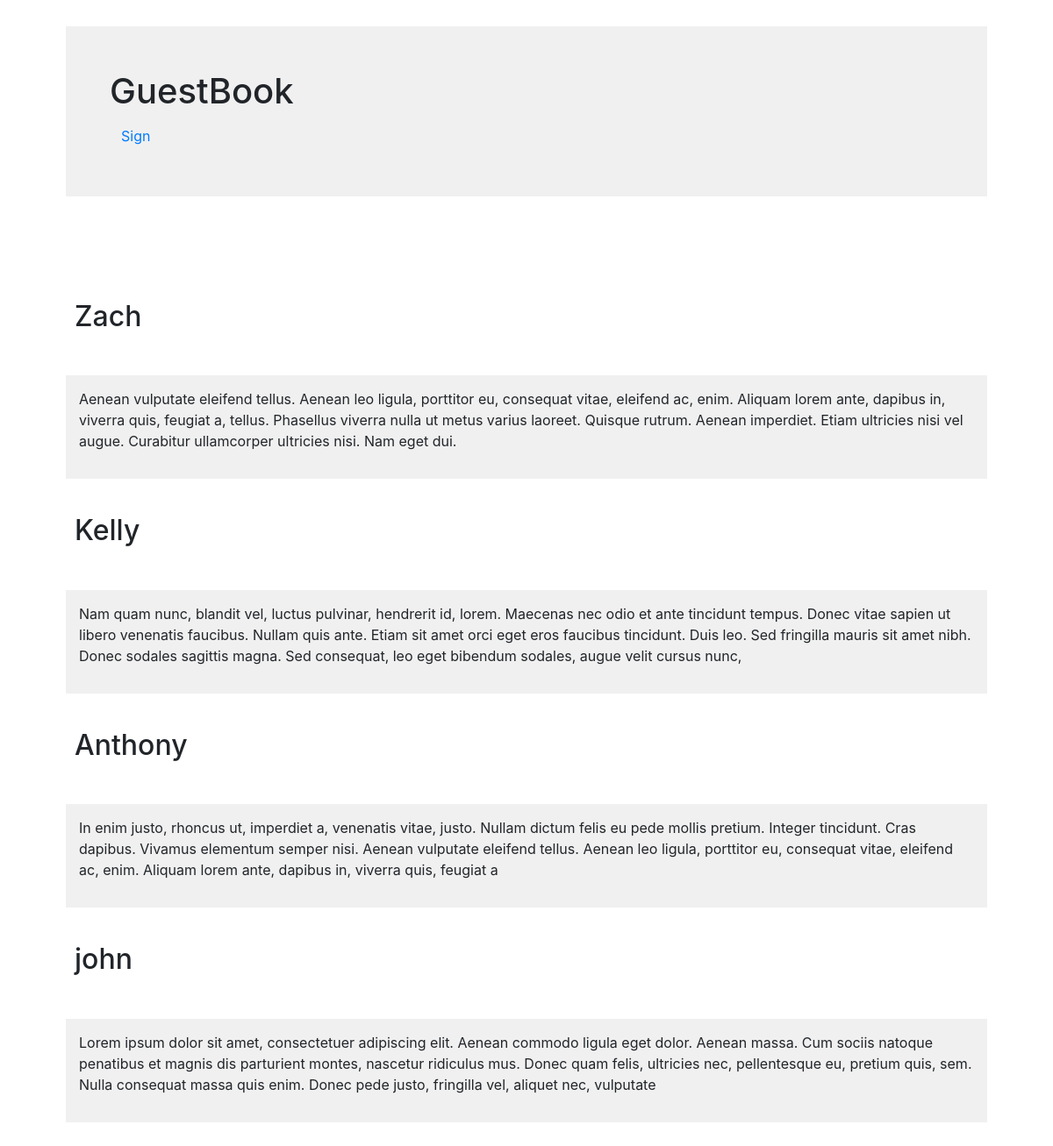
/guestbook/, run on an earlier commit of the app's database.
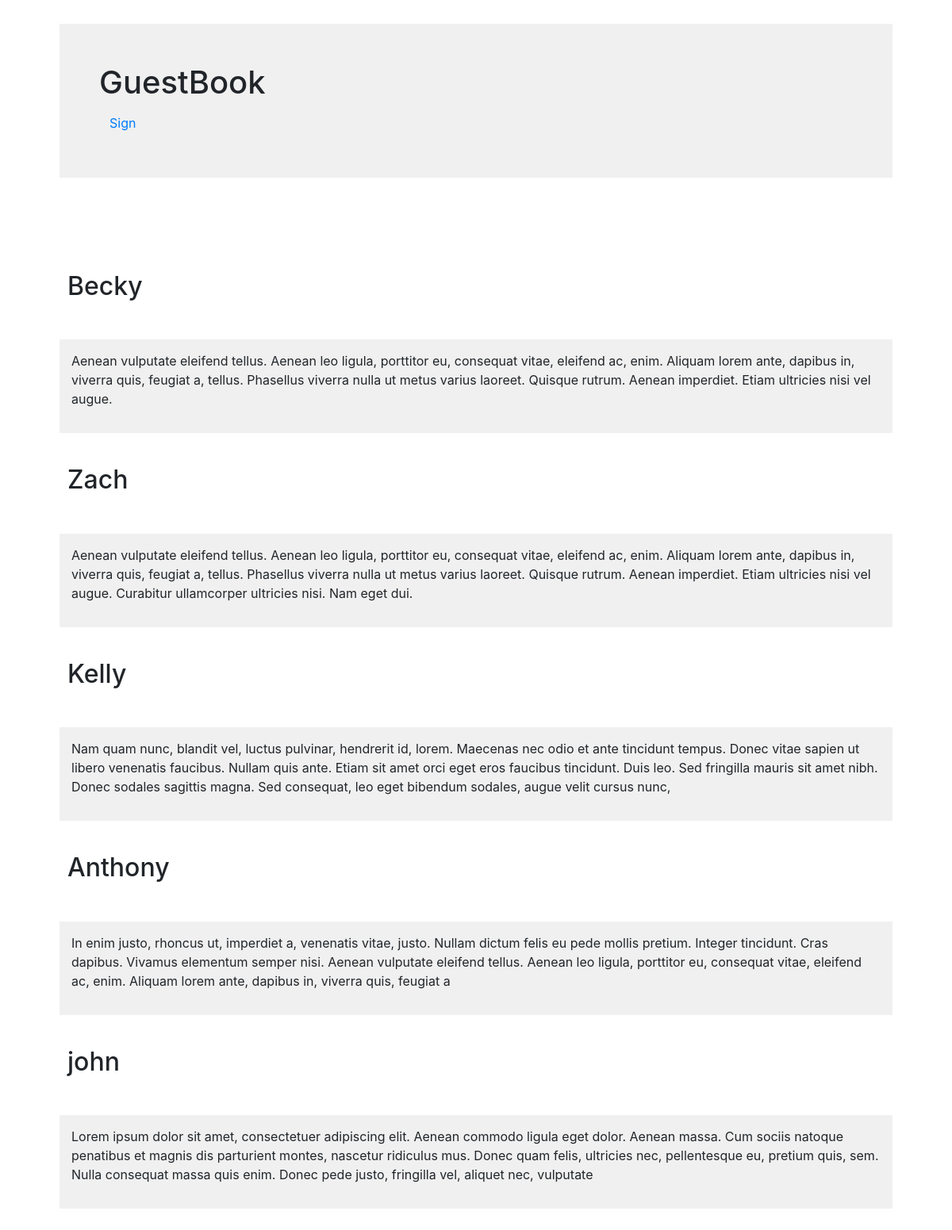
And on a later commit of the database.
### guestbook/models.py (models this page shows, shortened)
class Comment(models.Model):
    name = models.CharField(max_length=20)
    comment = models.TextField()
    date_added = models.DateTimeField(default=timezone.now)

### guestbook/views.py (the view)
# urls.py: path('', views.index, name='index')
def index(request):
    comments = Comment.objects.order_by('-date_added')
    context = {'comments' : comments}
    return render(request, 'guestbook/index.html', context)

### guestbook/templates/guestbook/index.html (shortened to what this page needs)
{% load static %}
<!DOCTYPE html>
<html>
<head>
    <link rel="stylesheet" href="https://maxcdn.bootstrapcdn.com/bootstrap/4.0.0/css/bootstrap.min.css">
    <link rel="stylesheet" type="text/css" media="screen" href="{% static 'guestbook/style.css' %}" />
</head>
<body>
    <div class="container">
        <div class="cfv">
            <h1>GuestBook</h1>
            <a type="button" class="btn btn-link" href="{% url 'sign' %}">Sign</a>
        </div><br><br>
        {% for c in comments %}
        <div class="name">
            <h2>{{ c.name  }}</h2>
        </div>
        <div class="fff">
            <p>{{ c.comment }}</p>
        </div>
        {% endfor %}
    </div>
</body>
</html>

### guestbook/static/guestbook/style.css (style rules this page uses)
.cfv { background-color: #f0f0f0; padding: 50px; margin: 30px; }
.fff { padding: 15px; margin: 30px; background-color: #f0f0f0; }
.name { margin: 30px; padding: 10px; }

What changed in the data, as far as the page shows it:
added Comment: name "Becky", comment "Aenean vulputate eleifend tellus. Aenean leo ligula, porttitor eu, consequat vitae, eleifend ac, enim. Aliquam lorem ante, dapibus in, viverra quis, feugiat a, tellus. Phasellus viverra nulla ut metus varius laoreet. Quisque rutrum. Aenean imperdiet. Etiam ultricies nisi vel augue."
